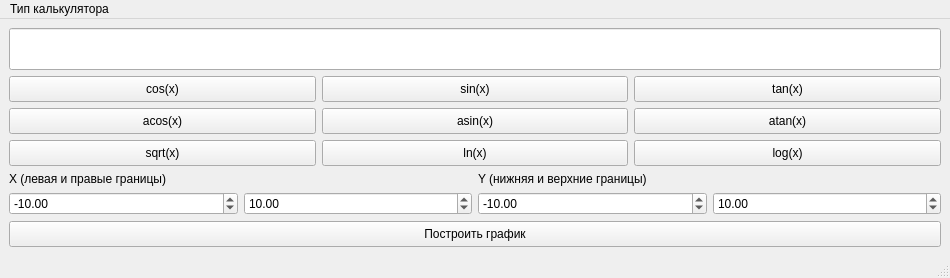
<?xml version="1.0" encoding="UTF-8"?>
<ui version="4.0">
 <class>MainWindow</class>
 <widget class="QMainWindow" name="MainWindow">
  <property name="geometry">
   <rect>
    <x>0</x>
    <y>0</y>
    <width>950</width>
    <height>278</height>
   </rect>
  </property>
  <property name="sizePolicy">
   <sizepolicy hsizetype="Maximum" vsizetype="Preferred">
    <horstretch>0</horstretch>
    <verstretch>0</verstretch>
   </sizepolicy>
  </property>
  <property name="windowTitle">
   <string>s21_SmartCalc</string>
  </property>
  <widget class="QWidget" name="centralwidget">
   <layout class="QGridLayout" name="gridLayout">
    <item row="0" column="0">
     <layout class="QVBoxLayout" name="verticalLayout_3">
      <item>
       <widget class="QLineEdit" name="LCD">
        <property name="sizePolicy">
         <sizepolicy hsizetype="Expanding" vsizetype="Expanding">
          <horstretch>0</horstretch>
          <verstretch>0</verstretch>
         </sizepolicy>
        </property>
        <property name="font">
         <font>
          <pointsize>22</pointsize>
         </font>
        </property>
        <property name="cursor">
         <cursorShape>IBeamCursor</cursorShape>
        </property>
        <property name="text">
         <string/>
        </property>
       </widget>
      </item>
      <item>
       <layout class="QHBoxLayout" name="horizontalLayout">
        <item>
         <widget class="QPushButton" name="cos">
          <property name="sizePolicy">
           <sizepolicy hsizetype="Expanding" vsizetype="Expanding">
            <horstretch>0</horstretch>
            <verstretch>0</verstretch>
           </sizepolicy>
          </property>
          <property name="text">
           <string>cos(x)</string>
          </property>
         </widget>
        </item>
        <item>
         <widget class="QPushButton" name="sin">
          <property name="sizePolicy">
           <sizepolicy hsizetype="Expanding" vsizetype="Expanding">
            <horstretch>0</horstretch>
            <verstretch>0</verstretch>
           </sizepolicy>
          </property>
          <property name="text">
           <string>sin(x)</string>
          </property>
         </widget>
        </item>
        <item>
         <widget class="QPushButton" name="tan">
          <property name="sizePolicy">
           <sizepolicy hsizetype="Expanding" vsizetype="Expanding">
            <horstretch>0</horstretch>
            <verstretch>0</verstretch>
           </sizepolicy>
          </property>
          <property name="text">
           <string>tan(x)</string>
          </property>
         </widget>
        </item>
       </layout>
      </item>
      <item>
       <layout class="QHBoxLayout" name="horizontalLayout_2">
        <item>
         <widget class="QPushButton" name="acos">
          <property name="sizePolicy">
           <sizepolicy hsizetype="Expanding" vsizetype="Expanding">
            <horstretch>0</horstretch>
            <verstretch>0</verstretch>
           </sizepolicy>
          </property>
          <property name="text">
           <string>acos(x)</string>
          </property>
         </widget>
        </item>
        <item>
         <widget class="QPushButton" name="asin">
          <property name="sizePolicy">
           <sizepolicy hsizetype="Expanding" vsizetype="Expanding">
            <horstretch>0</horstretch>
            <verstretch>0</verstretch>
           </sizepolicy>
          </property>
          <property name="text">
           <string>asin(x)</string>
          </property>
         </widget>
        </item>
        <item>
         <widget class="QPushButton" name="atan">
          <property name="sizePolicy">
           <sizepolicy hsizetype="Expanding" vsizetype="Expanding">
            <horstretch>0</horstretch>
            <verstretch>0</verstretch>
           </sizepolicy>
          </property>
          <property name="text">
           <string>atan(x)</string>
          </property>
         </widget>
        </item>
       </layout>
      </item>
      <item>
       <layout class="QHBoxLayout" name="horizontalLayout_3">
        <item>
         <widget class="QPushButton" name="sqrt">
          <property name="sizePolicy">
           <sizepolicy hsizetype="Expanding" vsizetype="Expanding">
            <horstretch>0</horstretch>
            <verstretch>0</verstretch>
           </sizepolicy>
          </property>
          <property name="text">
           <string>sqrt(x)</string>
          </property>
         </widget>
        </item>
        <item>
         <widget class="QPushButton" name="ln">
          <property name="sizePolicy">
           <sizepolicy hsizetype="Expanding" vsizetype="Expanding">
            <horstretch>0</horstretch>
            <verstretch>0</verstretch>
           </sizepolicy>
          </property>
          <property name="text">
           <string>ln(x)</string>
          </property>
         </widget>
        </item>
        <item>
         <widget class="QPushButton" name="log">
          <property name="sizePolicy">
           <sizepolicy hsizetype="Expanding" vsizetype="Expanding">
            <horstretch>0</horstretch>
            <verstretch>0</verstretch>
           </sizepolicy>
          </property>
          <property name="text">
           <string>log(x)</string>
          </property>
         </widget>
        </item>
       </layout>
      </item>
      <item>
       <layout class="QHBoxLayout" name="horizontalLayout_6">
        <item>
         <layout class="QVBoxLayout" name="verticalLayout_2">
          <item>
           <widget class="QLabel" name="label">
            <property name="focusPolicy">
             <enum>Qt::NoFocus</enum>
            </property>
            <property name="text">
             <string>X (левая и правые границы)</string>
            </property>
            <property name="textFormat">
             <enum>Qt::MarkdownText</enum>
            </property>
            <property name="scaledContents">
             <bool>false</bool>
            </property>
           </widget>
          </item>
          <item>
           <layout class="QHBoxLayout" name="horizontalLayout_5">
            <item>
             <widget class="QDoubleSpinBox" name="X_Left">
              <property name="minimum">
               <double>-1000000.000000000000000</double>
              </property>
              <property name="maximum">
               <double>1000000.000000000000000</double>
              </property>
              <property name="value">
               <double>-10.000000000000000</double>
              </property>
             </widget>
            </item>
            <item>
             <widget class="QDoubleSpinBox" name="X_Right">
              <property name="minimum">
               <double>-1000000.000000000000000</double>
              </property>
              <property name="maximum">
               <double>1000000.000000000000000</double>
              </property>
              <property name="value">
               <double>10.000000000000000</double>
              </property>
             </widget>
            </item>
           </layout>
          </item>
         </layout>
        </item>
        <item>
         <layout class="QVBoxLayout" name="verticalLayout">
          <item>
           <widget class="QLabel" name="label_3">
            <property name="text">
             <string>Y (нижняя и верхние границы)</string>
            </property>
           </widget>
          </item>
          <item>
           <layout class="QHBoxLayout" name="horizontalLayout_4">
            <item>
             <widget class="QDoubleSpinBox" name="Y_Down">
              <property name="minimum">
               <double>-1000000.000000000000000</double>
              </property>
              <property name="maximum">
               <double>1000000.000000000000000</double>
              </property>
              <property name="value">
               <double>-10.000000000000000</double>
              </property>
             </widget>
            </item>
            <item>
             <widget class="QDoubleSpinBox" name="Y_Hight">
              <property name="value">
               <double>10.000000000000000</double>
              </property>
             </widget>
            </item>
           </layout>
          </item>
         </layout>
        </item>
       </layout>
      </item>
      <item>
       <widget class="QPushButton" name="plotGrapth">
        <property name="sizePolicy">
         <sizepolicy hsizetype="Expanding" vsizetype="Expanding">
          <horstretch>0</horstretch>
          <verstretch>0</verstretch>
         </sizepolicy>
        </property>
        <property name="text">
         <string>Построить график</string>
        </property>
       </widget>
      </item>
     </layout>
    </item>
   </layout>
  </widget>
  <widget class="QMenuBar" name="menubar">
   <property name="geometry">
    <rect>
     <x>0</x>
     <y>0</y>
     <width>950</width>
     <height>21</height>
    </rect>
   </property>
   <widget class="QMenu" name="menu">
    <property name="title">
     <string>Тип калькулятора</string>
    </property>
    <addaction name="credit"/>
    <addaction name="separator"/>
    <addaction name="depozit"/>
   </widget>
   <addaction name="menu"/>
  </widget>
  <widget class="QStatusBar" name="statusbar"/>
  <action name="credit">
   <property name="text">
    <string>Кредитный калькулятор</string>
   </property>
  </action>
  <action name="depozit">
   <property name="text">
    <string>Депозитный калькулятор</string>
   </property>
  </action>
 </widget>
 <resources/>
 <connections/>
</ui>
